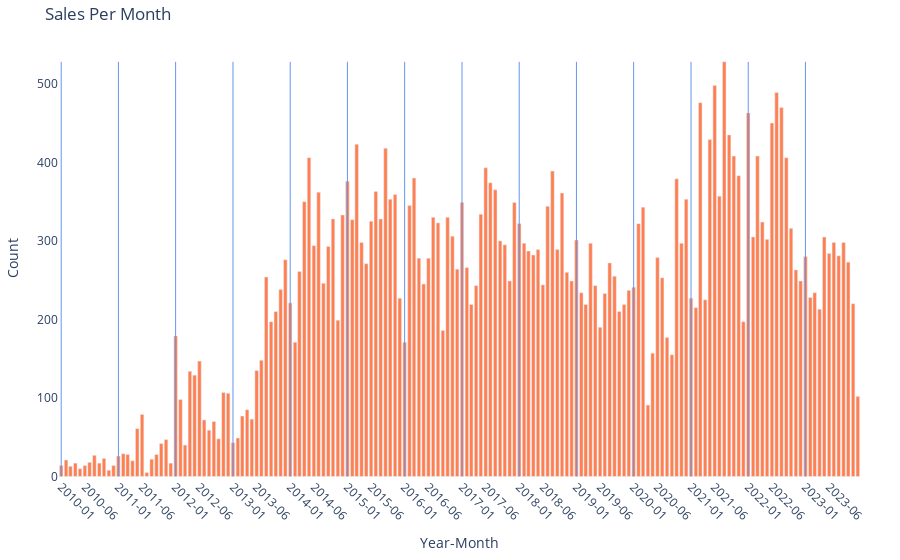

This figure's notebook cell:
### Markdown cell above
To select the appropriate model, we first should inspect the nature of the data with some plotting. Let's see what the sales per month are like:

### Code cell
# group data and prepare for plotting
sales_per_month = df.groupby(['year', 'month']).size()
sales_per_month = sales_per_month.reset_index(name='count')
sales_per_month.columns = ['year', 'month', 'count']
sales_per_month['year_month'] = sales_per_month['year'].astype(str) + '-' + sales_per_month['month'].astype(str).str.zfill(2)

# create custom tick labels
tick_labels = [
    label if month in [1, 6] else ""  # Show label only for January and June
    for label, month in zip(sales_per_month['year_month'], sales_per_month['month'])
]

# create the bar chart
fig = go.Figure()

fig.add_trace(go.Bar(
    x=sales_per_month['year_month'],
    y=sales_per_month['count'],
    marker_color='coral',
    name='Sales Per Month',
    hovertext=[f"{ym}<br>Count: {count}" for ym, count in zip(sales_per_month['year_month'], sales_per_month['count'])],  # add hover info
    hoverinfo="text"  # display hovertext
))

# add vertical lines for the start of each year
for idx in sales_per_month[sales_per_month['month'] == 1].index:
    fig.add_shape(
        type="line",
        x0=sales_per_month.loc[idx, 'year_month'],
        x1=sales_per_month.loc[idx, 'year_month'],
        y0=0,
        y1=sales_per_month['count'].max(),
        line=dict(color="cornflowerblue", width=1)
    )

# customize the layout
fig.update_layout(
    title='Sales Per Month',
    xaxis=dict(
        title='Year-Month',
        tickvals=sales_per_month['year_month'],  # keep all positions for x-ticks
        ticktext=tick_labels,  # apply filtered labels
        tickangle=45
    ),
    yaxis=dict(title='Count'),
    margin=dict(l=40, r=40, t=40, b=40),
    plot_bgcolor='white'
)

fig.show()

### Figure 1 — Plotly figure (JSON) as saved in the notebook; plotly's stock layout.template omitted (floating-point values rounded to 4 significant figures; data arrays with more than 128 entries replaced by an {"elided": "..."} marker saying what was removed)
{"data": [{"hoverinfo": "text", "hovertext": {"elided": "168 str values"}, "marker": {"color": "coral"}, "name": "Sales Per Month", "type": "bar", "x": {"elided": "168 str values"}, "y": {"elided": "168 int values"}}], "layout": {"margin": {"b": 40, "l": 40, "r": 40, "t": 40}, "plot_bgcolor": "white", "shapes": [{"line": {"color": "cornflowerblue", "width": 1}, "type": "line", "x0": "2010-01", "x1": "2010-01", "y0": 0, "y1": 528}, {"line": {"color": "cornflowerblue", "width": 1}, "type": "line", "x0": "2011-01", "x1": "2011-01", "y0": 0, "y1": 528}, {"line": {"color": "cornflowerblue", "width": 1}, "type": "line", "x0": "2012-01", "x1": "2012-01", "y0": 0, "y1": 528}, {"line": {"color": "cornflowerblue", "width": 1}, "type": "line", "x0": "2013-01", "x1": "2013-01", "y0": 0, "y1": 528}, {"line": {"color": "cornflowerblue", "width": 1}, "type": "line", "x0": "2014-01", "x1": "2014-01", "y0": 0, "y1": 528}, {"line": {"color": "cornflowerblue", "width": 1}, "type": "line", "x0": "2015-01", "x1": "2015-01", "y0": 0, "y1": 528}, {"line": {"color": "cornflowerblue", "width": 1}, "type": "line", "x0": "2016-01", "x1": "2016-01", "y0": 0, "y1": 528}, {"line": {"color": "cornflowerblue", "width": 1}, "type": "line", "x0": "2017-01", "x1": "2017-01", "y0": 0, "y1": 528}, {"line": {"color": "cornflowerblue", "width": 1}, "type": "line", "x0": "2018-01", "x1": "2018-01", "y0": 0, "y1": 528}, {"line": {"color": "cornflowerblue", "width": 1}, "type": "line", "x0": "2019-01", "x1": "2019-01", "y0": 0, "y1": 528}, {"line": {"color": "cornflowerblue", "width": 1}, "type": "line", "x0": "2020-01", "x1": "2020-01", "y0": 0, "y1": 528}, {"line": {"color": "cornflowerblue", "width": 1}, "type": "line", "x0": "2021-01", "x1": "2021-01", "y0": 0, "y1": 528}, {"line": {"color": "cornflowerblue", "width": 1}, "type": "line", "x0": "2022-01", "x1": "2022-01", "y0": 0, "y1": 528}, {"line": {"color": "cornflowerblue", "width": 1}, "type": "line", "x0": "2023-01", "x1": "2023-01", "y0": 0, "y1": 528}], "title": {"text": "Sales Per Month"}, "xaxis": {"tickangle": 45, "ticktext": {"elided": "168 str values"}, "tickvals": {"elided": "168 str values"}, "title": {"text": "Year-Month"}}, "yaxis": {"title": {"text": "Count"}}}}
